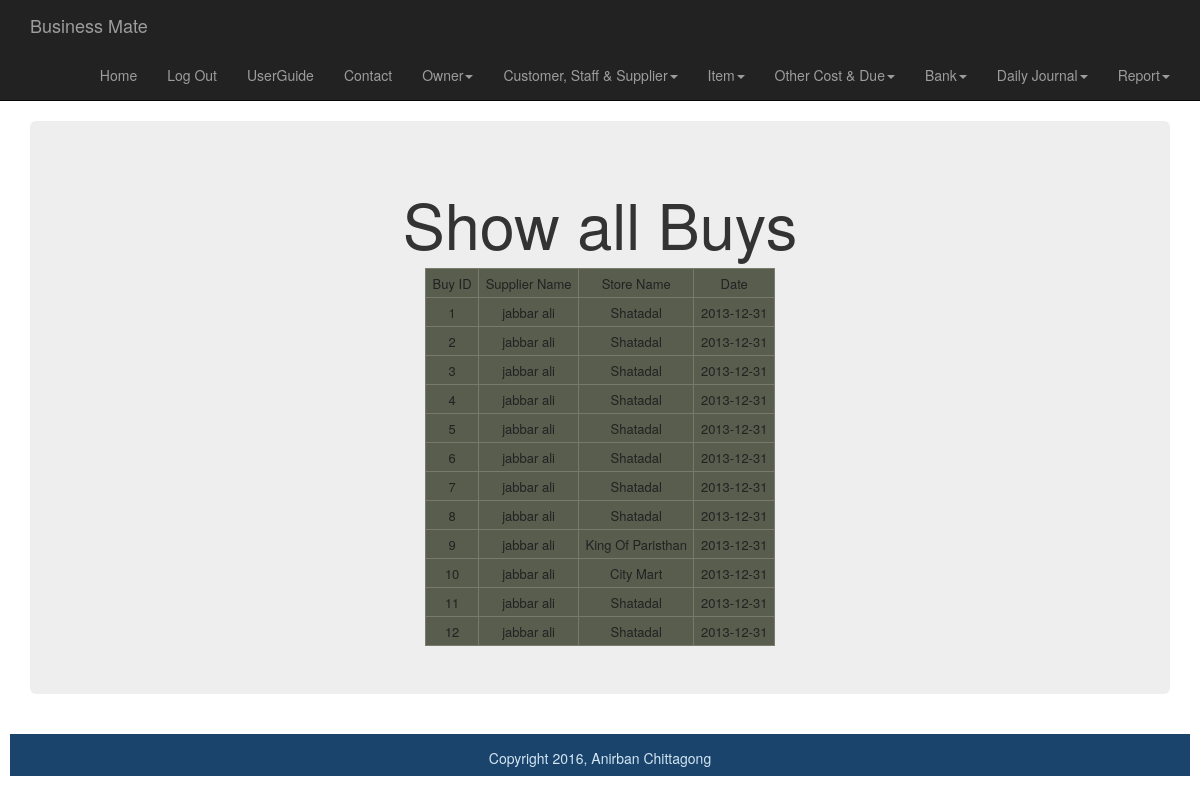
The app's page /smart_shop/item_section/searchBuys.php (signed in) with its own data.
### tables this page shows
CREATE TABLE IF NOT EXISTS `buy` (
  `id` int(11) NOT NULL AUTO_INCREMENT,
  `supplier_id` int(11) NOT NULL,
  `date` date NOT NULL,
  `store_id` int(11) NOT NULL,
  `userId` int(11) NOT NULL,
  PRIMARY KEY (`id`)
);

CREATE TABLE IF NOT EXISTS `supplier` (
  `id` int(11) NOT NULL AUTO_INCREMENT,
  `name` varchar(100) NOT NULL,
  `mobile` varchar(100) NOT NULL,
  `email` varchar(100) NOT NULL,
  `address` varchar(100) NOT NULL,
  `description` varchar(200) NOT NULL,
  `userId` int(11) NOT NULL,
  PRIMARY KEY (`id`)
);

CREATE TABLE IF NOT EXISTS `store` (
  `id` int(11) NOT NULL AUTO_INCREMENT,
  `name` varchar(200) NOT NULL,
  `address` varchar(200) NOT NULL,
  `contact_number` varchar(100) NOT NULL,
  `userId` int(11) NOT NULL,
  PRIMARY KEY (`id`)
);

### smart_shop/dbGeneralFunctions.php (called while the page is built, shortened)
<?php
	function get_supplier_by_id($supplier_id) {
		$connection =mysql_connect(DB_SERVER,DB_USER,DB_PASS);
		 $db_select=mysql_select_db(DB_NAME,$connection);
		 $user_id=$_SESSION['userId'];
		$query = "SELECT *
				FROM supplier WHERE userId = {$user_id} AND id = {$supplier_id} ";
		$result_set = mysql_query($query, $connection);
		return $result_set;
	}
	function get_store_by_id($id) {
		$connection =mysql_connect(DB_SERVER,DB_USER,DB_PASS);
		 $db_select=mysql_select_db(DB_NAME,$connection);
		 $user_id=$_SESSION['userId'];
		$query = "SELECT *
				FROM store WHERE userId = {$user_id} AND id = {$id}";
		$supplier_set = mysql_query($query, $connection);
		return $supplier_set;
	}
?>

### smart_shop/item_section/searchBuys.php (the view, shortened to what this page needs)
<?php require_once("..\dbGeneralFunctions.php");?>
<?php
$connection =mysql_connect(DB_SERVER,DB_USER,DB_PASS);
?>
<?php include("../includes/header.php"); ?>
<div class="container">
		<div class="jumbotron">
		<h1>Show all Buys</h1>
		<table>
				<?php
				 $user_id=$_SESSION['userId'];
				$result =mysql_query("SELECT * FROM buy WHERE userId = {$user_id} ",$connection);
				  if( mysql_num_rows($result)>0)
				{
				echo "<tr><td>"."Buy ID"."</td><td>"."Supplier Name"."</td><td>"."Store Name"."</td><td>"."Date"."</td></tr>";
				while($row=mysql_fetch_array($result)){
					$supplier_set=get_supplier_by_id($row["supplier_id"]);
					$supplier= mysql_fetch_array($supplier_set);
					$store_set=get_store_by_id($row["store_id"]);
					$store=mysql_fetch_array($store_set);
					echo "<tr><td>".$row['id']."</td><td>".$supplier['name']."</td><td>".$store['name']."</td><td>".$row["date"]."</td></tr>";
				}
				}
				else {
					echo "Sorry, no data yet.";
				 }
				?>
		</table>
	 </div>
	</div>
	<div id="footer">Copyright 2016, Anirban Chittagong</div>
	</body>
</html>

### smart_shop/css/styles.css (style rules this page uses)
table, tr, td { border: 1px solid #787A6B; margin:0 auto; font-size: 13px; line-height: 15px; padding: 0.5em; background:#585D4E; color:#222; text-align:center; }
.jumbotron { text-align:center; }
#footer { height: 3em; margin: 10px; padding: 1em; text-align: center; background: #1A446C; color: #D4E6F4; clear:both; }

### records on screen
buy: id "1", supplier.name "jabbar ali", store.name "Shatadal", date "2013-12-31"
buy: id "2", supplier.name "jabbar ali", store.name "Shatadal", date "2013-12-31"
buy: id "3", supplier.name "jabbar ali", store.name "Shatadal", date "2013-12-31"
buy: id "4", supplier.name "jabbar ali", store.name "Shatadal", date "2013-12-31"
buy: id "5", supplier.name "jabbar ali", store.name "Shatadal", date "2013-12-31"
buy: id "6", supplier.name "jabbar ali", store.name "Shatadal", date "2013-12-31"
buy: id "7", supplier.name "jabbar ali", store.name "Shatadal", date "2013-12-31"
buy: id "8", supplier.name "jabbar ali", store.name "Shatadal", date "2013-12-31"
buy: id "9", supplier.name "jabbar ali", store.name "King Of Paristhan", date "2013-12-31"
buy: id "10", supplier.name "jabbar ali", store.name "City Mart", date "2013-12-31"
buy: id "11", supplier.name "jabbar ali", store.name "Shatadal", date "2013-12-31"
buy: id "12", supplier.name "jabbar ali", store.name "Shatadal", date "2013-12-31"
